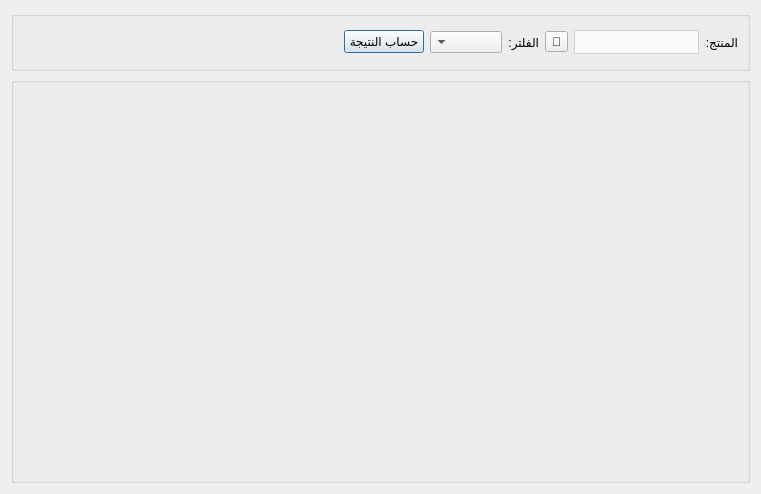
<?xml version="1.0" encoding="UTF-8"?>
<ui version="4.0">
 <class>QuantitiesReport</class>
 <widget class="QDialog" name="QuantitiesReport">
  <property name="windowModality">
   <enum>Qt::WindowModal</enum>
  </property>
  <property name="geometry">
   <rect>
    <x>0</x>
    <y>0</y>
    <width>761</width>
    <height>494</height>
   </rect>
  </property>
  <property name="windowTitle">
   <string>متجهة الكميات</string>
  </property>
  <property name="windowIcon">
   <iconset>
    <normaloff>graphics/icon.xpm</normaloff>graphics/icon.xpm</iconset>
  </property>
  <property name="modal">
   <bool>true</bool>
  </property>
  <layout class="QGridLayout" name="gridLayout_2">
   <item row="1" column="0">
    <widget class="QGroupBox" name="chart_groupbox">
     <property name="title">
      <string/>
     </property>
     <layout class="QGridLayout" name="gridLayout_3"/>
    </widget>
   </item>
   <item row="0" column="0">
    <widget class="QGroupBox" name="groupBox">
     <property name="maximumSize">
      <size>
       <width>16777215</width>
       <height>60</height>
      </size>
     </property>
     <property name="layoutDirection">
      <enum>Qt::RightToLeft</enum>
     </property>
     <property name="title">
      <string/>
     </property>
     <layout class="QGridLayout" name="gridLayout">
      <item row="0" column="1">
       <widget class="QComboBox" name="product_combobox">
        <property name="minimumSize">
         <size>
          <width>125</width>
          <height>0</height>
         </size>
        </property>
        <property name="maximumSize">
         <size>
          <width>16777215</width>
          <height>16777215</height>
         </size>
        </property>
        <property name="styleSheet">
         <string notr="true">QComboBox {
        background-color: #fafafa;
        border: 1px solid lightgrey;		
		height: 22px;
		color: black;
    }
    QComboBox::drop-down {
        border: none;
    }</string>
        </property>
       </widget>
      </item>
      <item row="0" column="0">
       <widget class="QLabel" name="label">
        <property name="maximumSize">
         <size>
          <width>16777215</width>
          <height>16777215</height>
         </size>
        </property>
        <property name="text">
         <string>المنتج:</string>
        </property>
       </widget>
      </item>
      <item row="0" column="7">
       <spacer name="horizontalSpacer_2">
        <property name="orientation">
         <enum>Qt::Horizontal</enum>
        </property>
        <property name="sizeHint" stdset="0">
         <size>
          <width>40</width>
          <height>20</height>
         </size>
        </property>
       </spacer>
      </item>
      <item row="0" column="6">
       <widget class="QPushButton" name="calculate_btn">
        <property name="text">
         <string>حساب النتيجة</string>
        </property>
       </widget>
      </item>
      <item row="0" column="2">
       <widget class="QToolButton" name="select_product_btn">
        <property name="text">
         <string>🔎</string>
        </property>
       </widget>
      </item>
      <item row="0" column="3">
       <widget class="QLabel" name="label_2">
        <property name="text">
         <string>الفلتر:</string>
        </property>
       </widget>
      </item>
      <item row="0" column="4">
       <widget class="QComboBox" name="filter_combobox"/>
      </item>
     </layout>
    </widget>
   </item>
  </layout>
 </widget>
 <resources/>
 <connections/>
</ui>
